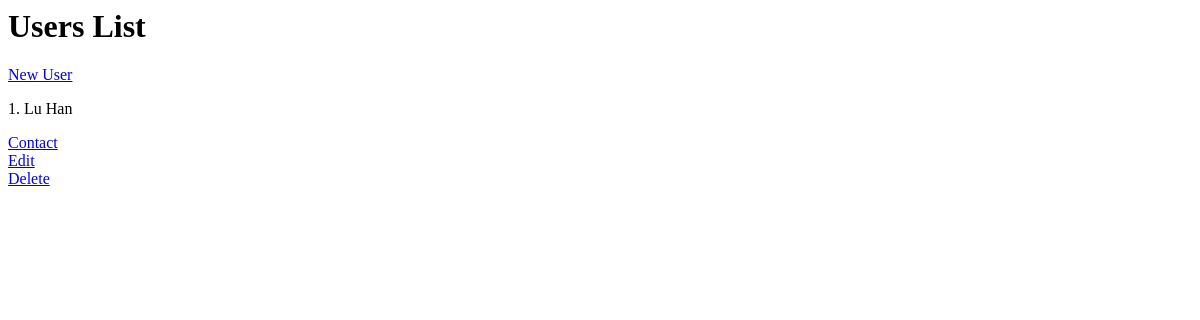
The app's page /users/, older data.
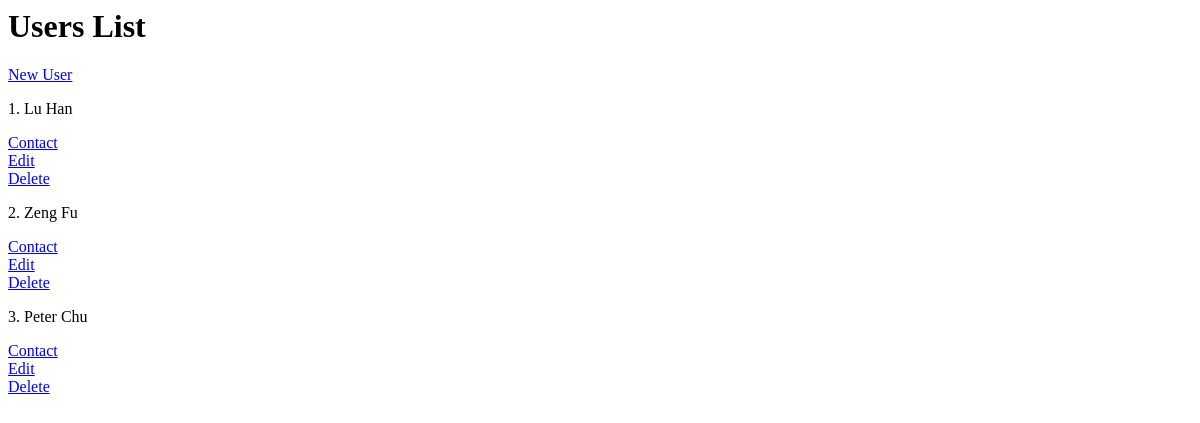
The same page, newer data.
### database_setup.py (models this page shows, shortened)
class User(Base):
    __tablename__ = 'user'
    id = Column(Integer, primary_key=True)
    name = Column(String(250), nullable=False)
    email = Column(String(250), nullable=False)

### chattime.py (the view)
@app.route('/')
@app.route('/users/')
def users():
    session = DBSession()
    users = session.query(User).all()
    return render_template('users.html', users=users)

### templates/users.html (shortened to what this page needs)
<html>
<head>
    </head>
<body>
<div class = 'pane'>
    <div class = 'header'>
    <h1>Users List</h1>
</div>
<a href='{{url_for('newUser')}}'>New User</a>
{% for u in users %}
<div class = 'idNameAndContact'>
    <span class = 'id'><p>{{u.id}}.<span class = 'name'>
        {{u.name}}
    </span></p></span>
    <a href='{{url_for('contact', user_id = u.id,) }}'>Contact</a>
    </div>
	<div class = "editdeletepane">
<a href='{{url_for('editUser', user_id = u.id) }}'>Edit</a>
<a href = '{{url_for('deleteUser', user_id = u.id) }}'>Delete</a>
</div>
{% endfor %}
</div>
</body>
</html>

Row changes from the older to the newer data that the page shows:
added User: id "2", name "Zeng Fu"
added User: id "3", name "Peter Chu"
